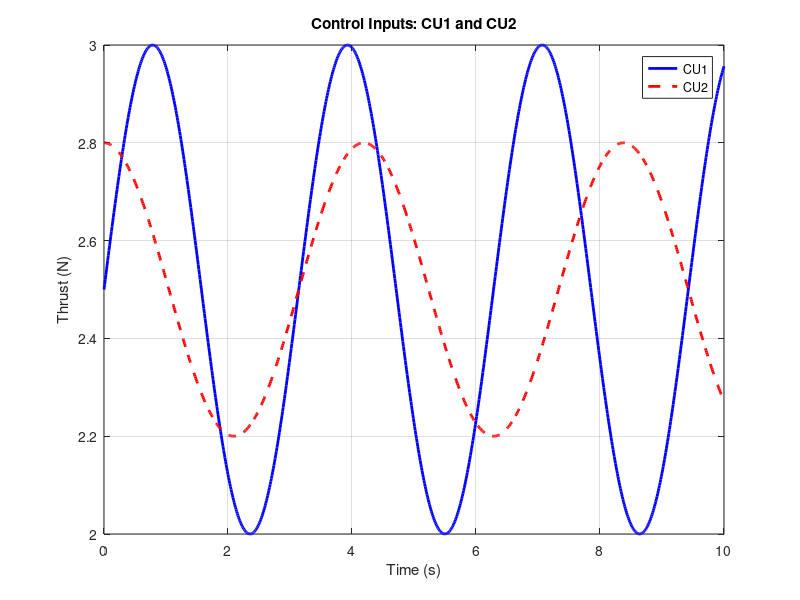
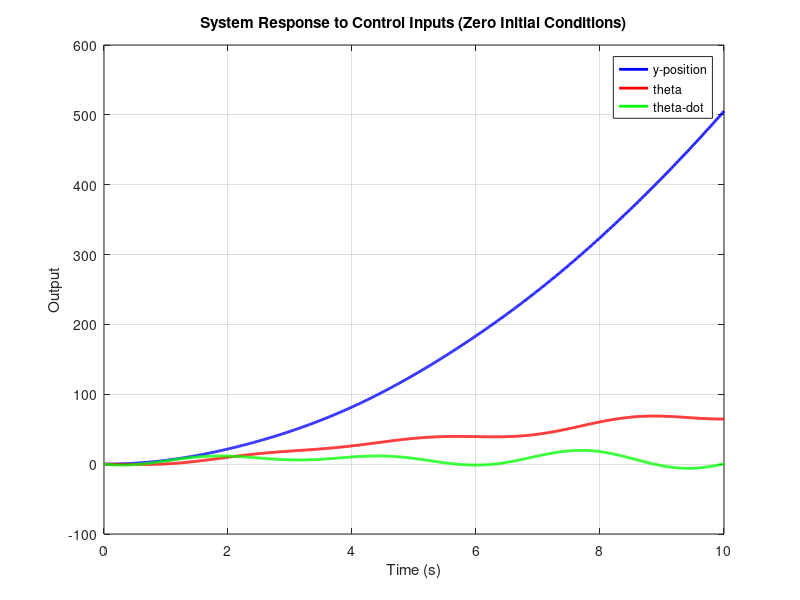
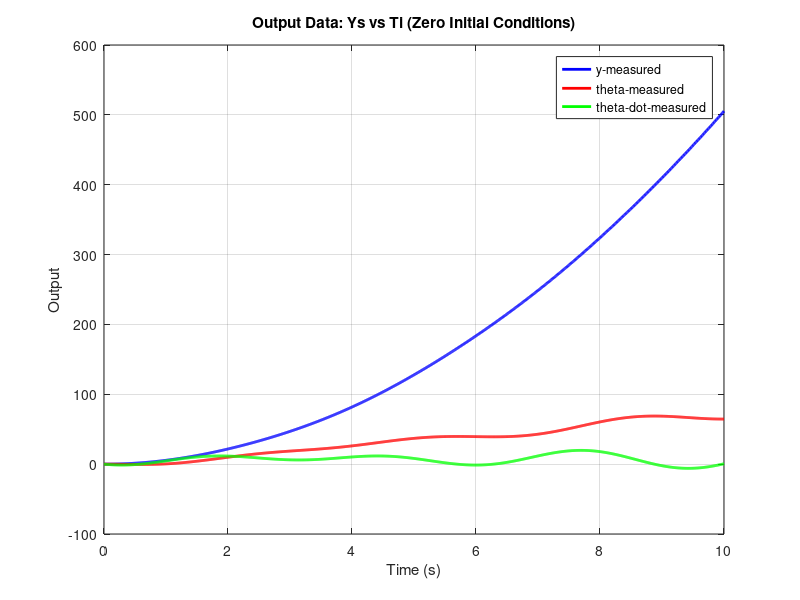
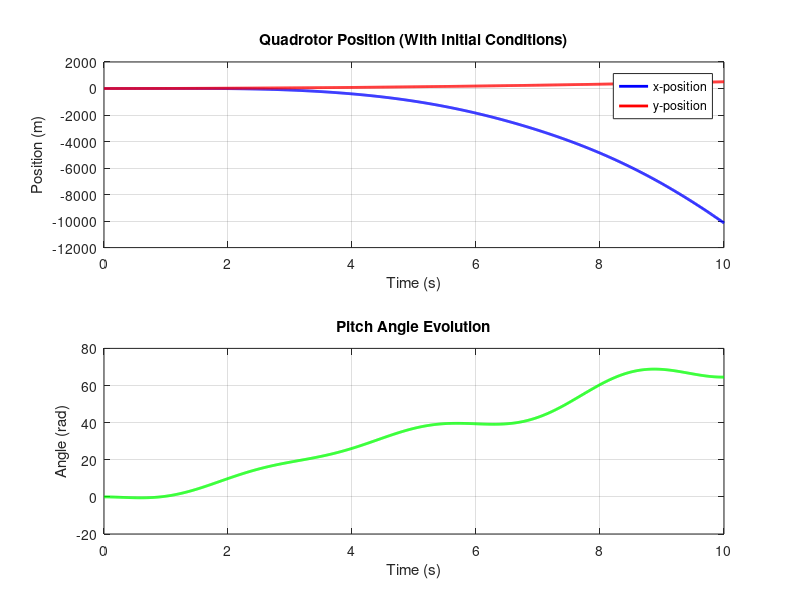

Write MATLAB code to recreate these figures, in order. (Note: this script raises an error after producing the figures.)
clc;
clear; 
close all;

%%DEFINE VARIABLES
m = 0.5;         % mass [kg] 
r = 0.15;        % distance from center to rotors [m]
I = 0.005;       % moment of inertia [kg*m^2]
g = 9.81;        % gravity [m/s^2]
dt = 0.01;       % time step [s] 
theta = 0;       % angle [rads]
u1 = 2.45;       % force [N]
u2 = 2.45;       % force [N]

t_max = 10;      % simulation duration [s]

% A matrix - System dynamics
A = [0  1  0  0   0   0;
     0  0  0  0   -cos(theta)*(u1+u2)/m   0;
     0  0  0  1   0   0;
     0  0  0  0   -sin(theta)*(u1+u2)/m   0;
     0  0  0  0   0   1;
     0  0  0  0   0   0];

% B matrix - Control input
B = [0       0;
     0       0;
     0       0;
     1/m     1/m;
     0       0;
     r/I     -r/I]; 

% C matrix - Measurements
C = [0  0  1  0  0  0;
     0  0  0  0  1  0;
     0  0  0  0  0  1];

D = zeros(3,2);  

%% STEP 3: CREATE STATE-SPACE OBJECT
quadrotor_sys = ss(A, B, C, D);


%% STEP 4: DEFINE TIME VECTOR
time = 0:dt:t_max;  

%% STEP 5: DEFINE CONTROL INPUTS
% Create CU1 and CU2 (time-varying control inputs)
CU1 = 2.5 + 0.5*sin(2*time);  
CU2 = 2.5 + 0.3*cos(1.5*time); 

% Combine for lsim
control_input = [CU1; CU2]';  

%% FIGURE 1: PLOT CONTROL INPUTS
figure(1);
plot(time, CU1, 'b-', 'LineWidth', 2); hold on;
plot(time, CU2, 'r--', 'LineWidth', 2);
xlabel('Time (s)');
ylabel('Thrust (N)');
title('Control Inputs: CU1 and CU2');
legend('CU1', 'CU2', 'Location', 'best');
grid on;

%% FIGURE 2: SYSTEM RESPONSE TO INPUTS
figure(2);
[output1, ~, states1] = lsim(quadrotor_sys, control_input, time);
% system starts from zero

% Plot the outputs (measured states)
plot(time, output1(:,1), 'b-', 'LineWidth', 2); hold on;
plot(time, output1(:,2), 'r-', 'LineWidth', 2);
plot(time, output1(:,3), 'g-', 'LineWidth', 2);
xlabel('Time (s)');
ylabel('Output');
title('System Response to Control Inputs (Zero Initial Conditions)');
legend('y-position', 'theta', 'theta-dot', 'Location', 'best');
grid on;

%% FIGURE 3: PLOT OUTPUT DATA

% Add noise here. For now, it is identical to Figure 2

figure(3);
% This is the same as Figure 2 but showing the data extraction
[Ys, ~] = lsim(quadrotor_sys, control_input, time);

plot(time, Ys(:,1), 'b-', 'LineWidth', 2); hold on;
plot(time, Ys(:,2), 'r-', 'LineWidth', 2);
plot(time, Ys(:,3), 'g-', 'LineWidth', 2);
xlabel('Time (s)');
ylabel('Output');
title('Output Data: Ys vs Ti (Zero Initial Conditions)');
legend('y-measured', 'theta-measured', 'theta-dot-measured', 'Location', 'best');
grid on;

%% FIGURE 4: SYSTEM RESPONSE WITH INITIAL CONDITIONS
figure(4);

x0 = [0; 0; 1; 0; 0; 0];  % Start at x=0, y=1m, level hovering

[Ys2, ~, states2] = lsim(quadrotor_sys, control_input, time, x0);

% Plot all states to see complete evolution
subplot(2,1,1);
plot(time, states2(:,1), 'b-', 'LineWidth', 2); hold on;
plot(time, states2(:,3), 'r-', 'LineWidth', 2);
xlabel('Time (s)'); ylabel('Position (m)');
title('Quadrotor Position (With Initial Conditions)');
legend('x-position', 'y-position', 'Location', 'best'); grid on;

subplot(2,1,2);
plot(time, states2(:,5), 'g-', 'LineWidth', 2);
xlabel('Time (s)'); ylabel('Angle (rad)');
title('Pitch Angle Evolution'); grid on;

disp('=== Overal MATRICES ===');
disp('States matrix with initial conditions (first 5 rows):');
state_names = {'x_pos', 'x_vel', 'y_pos', 'y_vel', 'theta', 'theta_dot'};
results_table = array2table([time', states2], 'VariableNames', ['Time', state_names]);
disp(results_table(1:5,:));

disp('Output matrix with initial conditions (first 5 rows):');
output_names = {'y_measured', 'theta_measured', 'theta_dot_measured'};
output_table = array2table([time', Ys2], 'VariableNames', ['Time', output_names]);
disp(output_table(1:5,:));